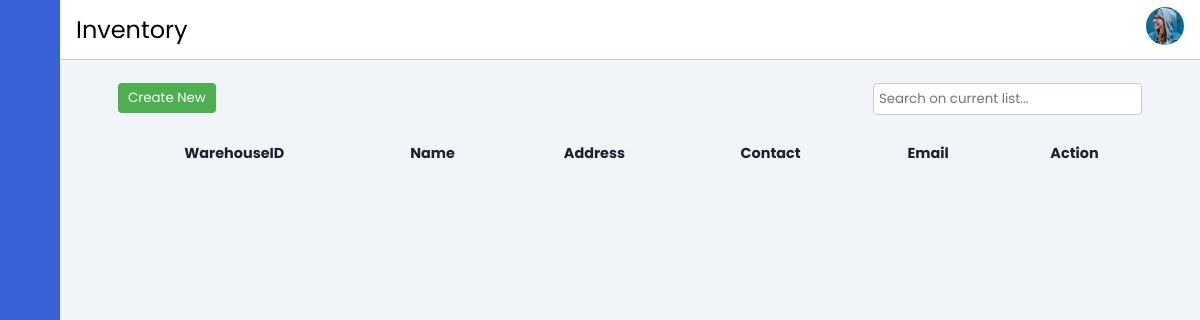
The app's page /layout/warehouse.php, older data.
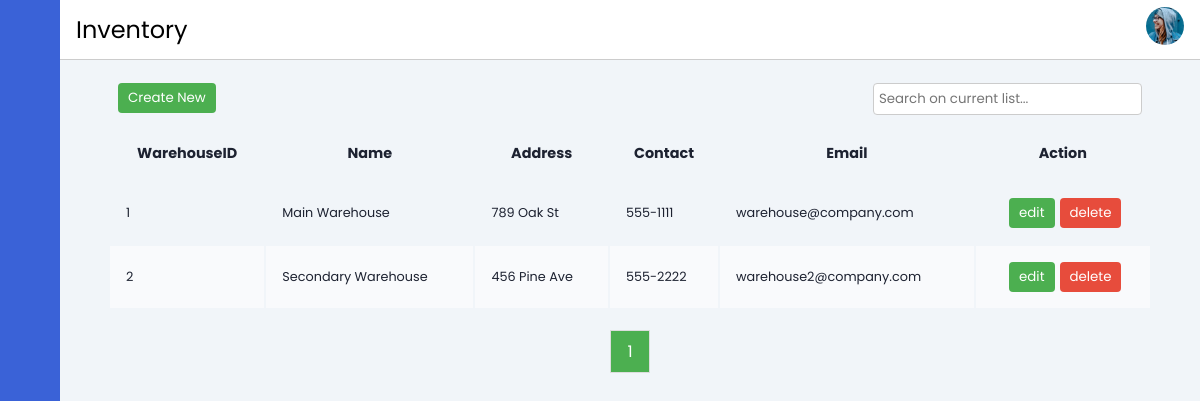
The same page, newer data.
### tables this page shows
CREATE TABLE IF NOT EXISTS Warehouse (
    WarehouseID INT AUTO_INCREMENT PRIMARY KEY,
    Name VARCHAR(255) NOT NULL,
    Address VARCHAR(255),
    Contact VARCHAR(20),
    Email VARCHAR(255)
);

### layout/warehouse.php (the view, shortened to what this page needs)
<?php
include '../contain/header.php';
include("../database/database-connect.php");
$itemsPerPage = 10;
$sqlTotalWarehouses = "SELECT COUNT(*) FROM Warehouse";
$resultTotalWarehouses = $conn->query($sqlTotalWarehouses);
$totalWarehouses = $resultTotalWarehouses->fetch_row()[0];
$totalPages = ceil($totalWarehouses / $itemsPerPage);
$current_page = isset($_GET['page']) ? $_GET['page'] : 1;
$current_page = max(1, min($totalPages, $current_page));
$offset = ($current_page - 1) * $itemsPerPage;
$sqlSubsetWarehouses = "SELECT * FROM Warehouse LIMIT $itemsPerPage OFFSET $offset";
$resultSubsetWarehouses = $conn->query($sqlSubsetWarehouses);
$subsetWarehouses = $resultSubsetWarehouses->fetch_all();
?>
<div class="main-content">
    <?php
    include '../contain/horizontal-bar.php';
    ?>
    <main>
        <div class="button-and-search">
            <form method="POST">
                <button name="Cnew">Create New</button>
            </form>
            <input type="text" id="searchInput" placeholder="Search on current list..." onkeyup="searchTable()">
        </div>
        <div class="table-responsive">
            <table id="myTable" class="table-container" style="width:100%">
                <thead>
                    <tr>
                        <th>WarehouseID</th>
                        <th>Name</th>
                        <th>Address</th>
                        <th>Contact</th>
                        <th>Email</th>
                        <th>Action</th>
                    </tr>
                </thead>
                <tbody id="tableBody">
                    <?php foreach ($subsetWarehouses as $warehouse): ?>
                        <tr>
                            <td><?= $warehouse[0] ?></td>
                            <td><?= $warehouse[1] ?></td>
                            <td><?= $warehouse[2] ?></td>
                            <td><?= $warehouse[3] ?></td>
                            <td><?= $warehouse[4] ?></td>
                            <td>
                                <form method="GET" action="warehouse-edit.php">
                                    <button class="edit" type="submit">edit</button>
                                </form>
                                <form method="POST">
                                    <button class="delete" name="deleteWarehouse" type="submit"
                                        onclick="return confirm('Are you sure you want to delete this warehouse?')">delete
                                    </button>
                                </form>
                            </td>
                        </tr>
                    <?php endforeach; ?>
                </tbody>
            </table>
        </div>
        <div id="pagination" class="pagination">
            <?php for ($page = 1; $page <= $totalPages; $page++): ?>
                <a href="?page=<?= $page ?>" <?= $page == $current_page ? 'class="active"' : '' ?>>
                    <?= $page ?>
                </a>
            <?php endfor; ?>
        </div>
    </main>
</div>
</body>
</html>

Row changes from the older to the newer data that the page shows:
added warehouse: WarehouseID "1", Name "Main Warehouse", Address "789 Oak St", Contact "555-1111", Email "warehouse@company.com"
added warehouse: WarehouseID "2", Name "Secondary Warehouse", Address "456 Pine Ave", Contact "555-2222", Email "warehouse2@company.com"
Text that changed along with them:
new list line: "1"
